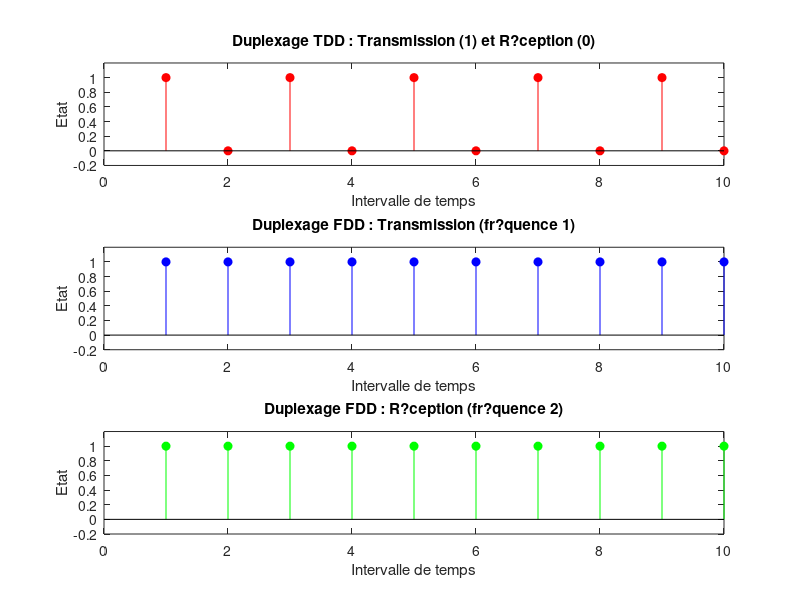

MATLAB code for this plot:
clc; clear; close all;

% Param?tres
N = 10; % Nombre d'intervalles (slots)
t = 1:N;

% TDD : alternance dans le temps
% 1 = transmission, 0 = r?ception
TDD = zeros(1,N);
TDD(1:2:end) = 1;  % Transmit in odd slots
TDD(2:2:end) = 0;  % Receive in even slots

% FDD : transmission et r?ception simultan?es sur deux fr?quences
% 1 = actif (transmission ou r?ception)
FDD_tx = ones(1,N); % Transmission sur fr?quence 1
FDD_rx = ones(1,N); % R?ception sur fr?quence 2

% Affichage
figure;
subplot(3,1,1);
stem(t,TDD,'filled','r');
ylim([-0.2 1.2]);
title('Duplexage TDD : Transmission (1) et R?ception (0)');
xlabel('Intervalle de temps');
ylabel('Etat');

subplot(3,1,2);
stem(t,FDD_tx,'b','filled');
ylim([-0.2 1.2]);
title('Duplexage FDD : Transmission (fr?quence 1)');
xlabel('Intervalle de temps');
ylabel('Etat');

subplot(3,1,3);
stem(t,FDD_rx,'g','filled');
ylim([-0.2 1.2]);
title('Duplexage FDD : R?ception (fr?quence 2)');
xlabel('Intervalle de temps');
ylabel('Etat');
